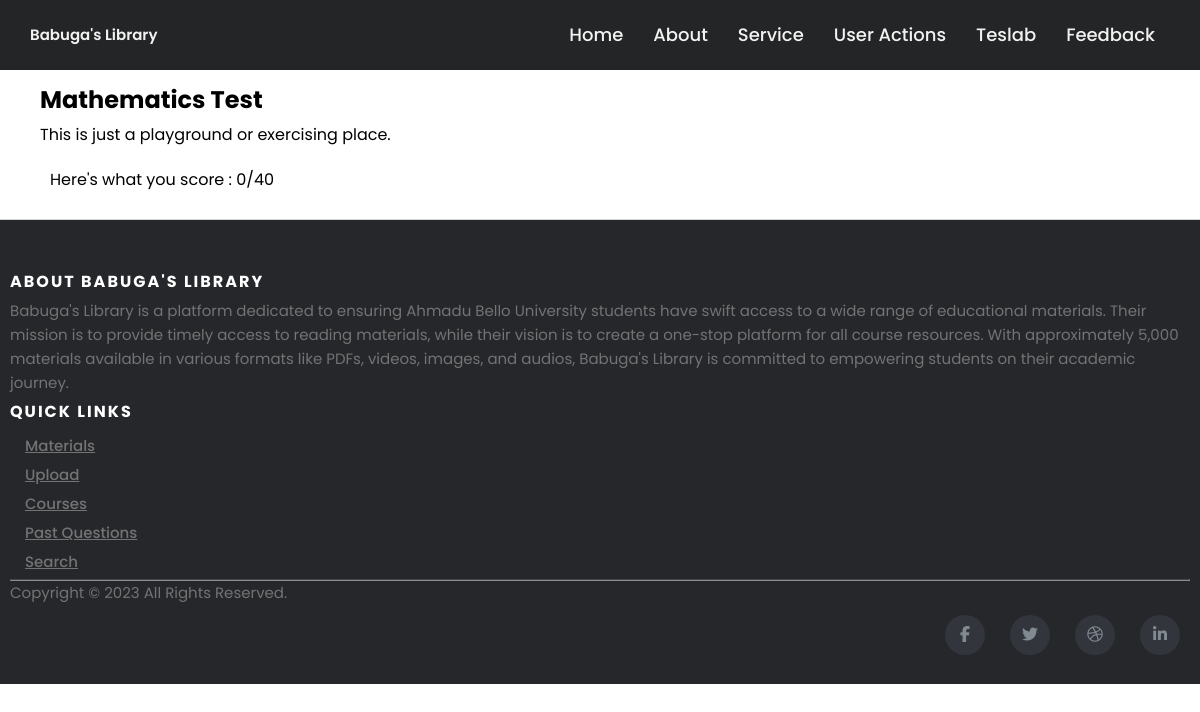
/cbt/7/test/answers, run on an earlier commit of the app's database.
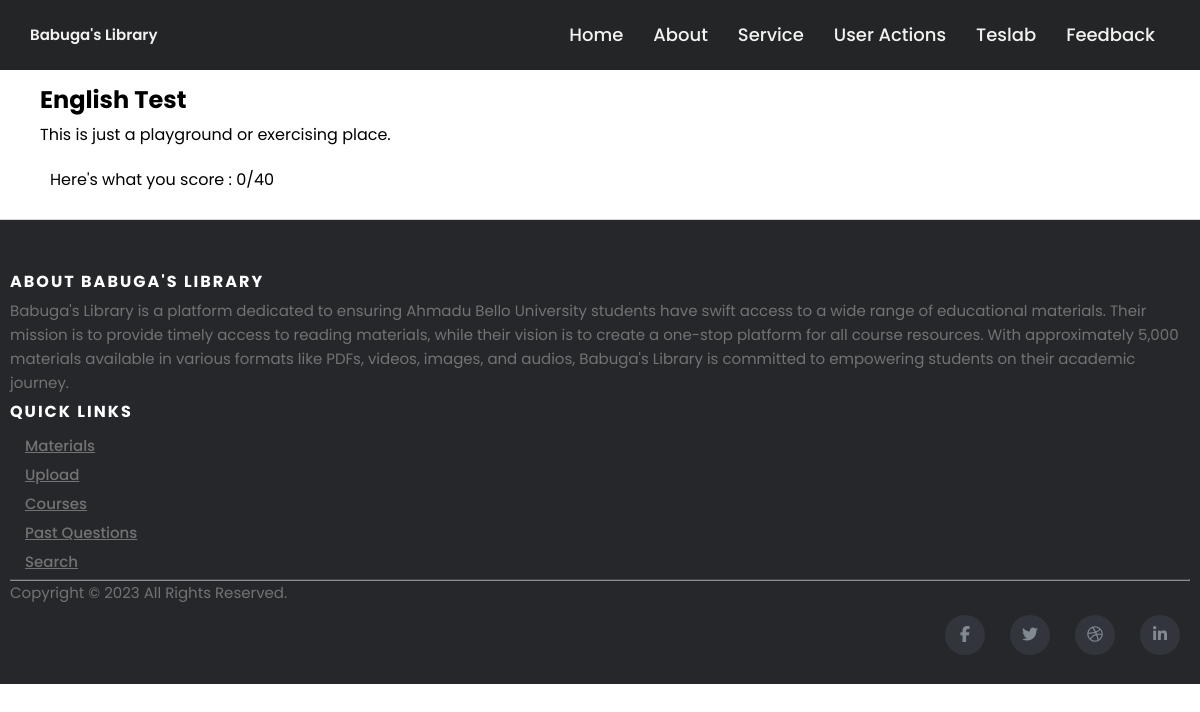
And on a later commit of the database.
### cbt/models.py (models this page shows)
class Course(models.Model):
    name = models.TextField()
    questions = models.ManyToManyField("Question", blank=True)

### cbt/views.py (the view, shortened to what this page needs)
# urls.py: path("<int:id>/test/answers", views.cbt_test_result, name="cbt_test_result"),
def cbt_test_result(request, id):
    result = {"score":0, "qss":{}}
    course = cbt.objects.get(id=id)
    qs = []
    return render(request, "cbt/cbt_time_base_result.html", {"course": course, "qs": qs, "result": result})

### templates/cbt/cbt_time_base_result.html (shortened to what this page needs)
{% extends "base.html" %}
{% load static %}
{% block content %}
<section>
    <h2>{{course.name}} Test</h2>
    <p>This is just a playground or exercising place.</p>
    <div class="form-div">
        <p>Here's what you score : {{result.score}}/40</p>
    </div>
</section>
{% endblock content %}

What changed in the data, as far as the page shows it:
changed Course: name "Mathematics" → "English"
